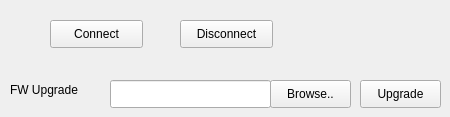
    <widget class="QWidget" name="tabOTPClient">
     <attribute name="title">
      <string>OTP Client</string>
     </attribute>
     <widget class="QPushButton" name="btnOTPClientConnect">
      <property name="geometry">
       <rect>
        <x>50</x>
        <y>20</y>
        <width>93</width>
        <height>28</height>
       </rect>
      </property>
      <property name="text">
       <string>Connect</string>
      </property>
     </widget>
     <widget class="QPushButton" name="btnOTPClientDisconnect">
      <property name="geometry">
       <rect>
        <x>180</x>
        <y>20</y>
        <width>93</width>
        <height>28</height>
       </rect>
      </property>
      <property name="text">
       <string>Disconnect</string>
      </property>
     </widget>
     <widget class="QPushButton" name="btnOTPClientBrowseFile">
      <property name="geometry">
       <rect>
        <x>270</x>
        <y>80</y>
        <width>81</width>
        <height>28</height>
       </rect>
      </property>
      <property name="text">
       <string>Browse..</string>
      </property>
     </widget>
     <widget class="QPushButton" name="btnOTPClientUpgrade">
      <property name="geometry">
       <rect>
        <x>360</x>
        <y>80</y>
        <width>81</width>
        <height>28</height>
       </rect>
      </property>
      <property name="text">
       <string>Upgrade</string>
      </property>
     </widget>
     <widget class="QLineEdit" name="lineEditOTPClientSelectFile">
      <property name="geometry">
       <rect>
        <x>110</x>
        <y>80</y>
        <width>161</width>
        <height>28</height>
       </rect>
      </property>
     </widget>
     <widget class="QLabel" name="labelOTPClientFWUpgrade">
      <property name="geometry">
       <rect>
        <x>10</x>
        <y>80</y>
        <width>91</width>
        <height>20</height>
       </rect>
      </property>
      <property name="text">
       <string>FW Upgrade</string>
      </property>
     </widget>
    </widget>
